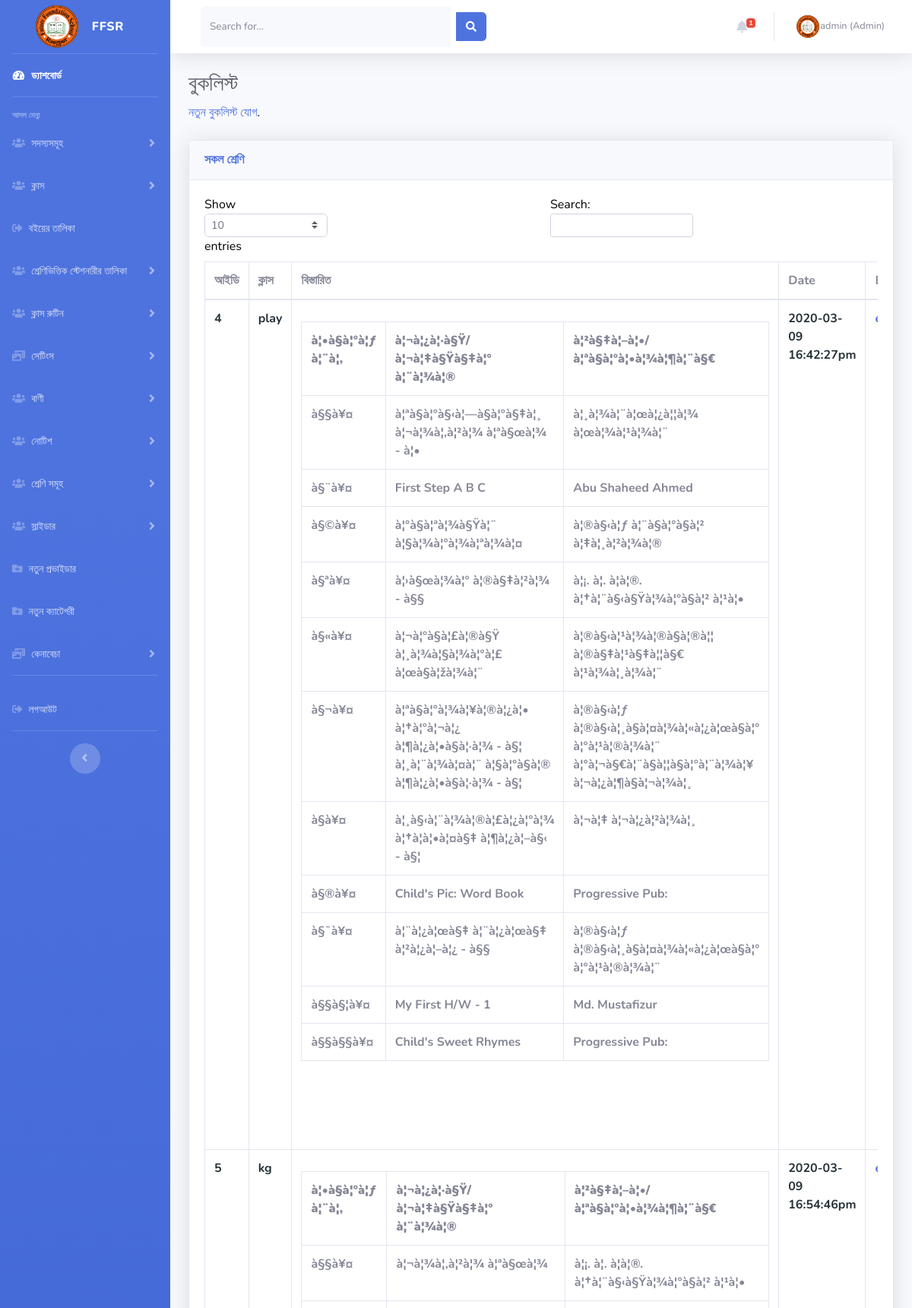
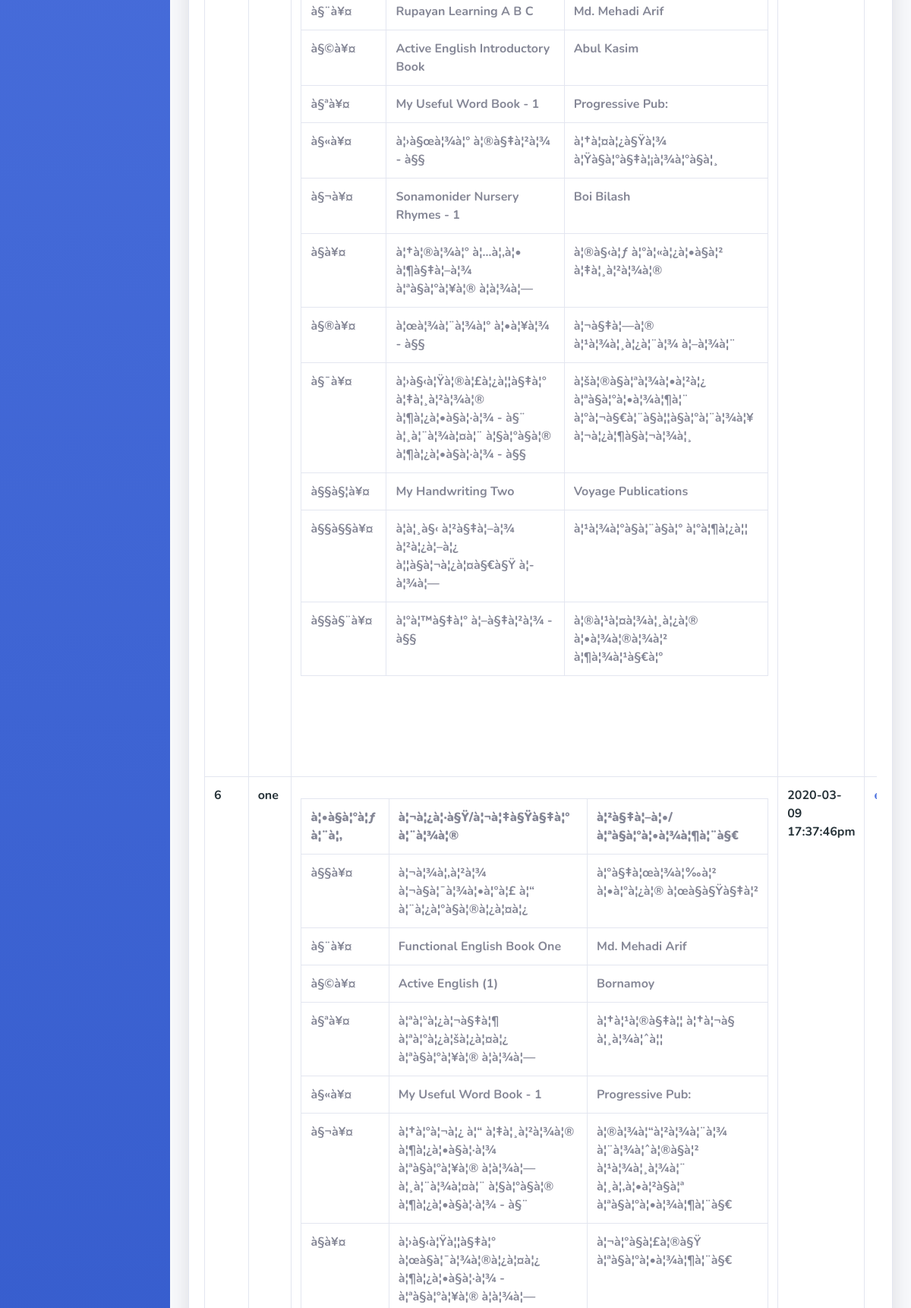
The app's page /admin/book_list.php (signed in, upper part) with its own data (2 pictures, top to bottom).
### tables this page shows
CREATE TABLE `booklist` (
  `id` int(255) NOT NULL,
  `books` text NOT NULL,
  `lebel` varchar(255) NOT NULL,
  `date` varchar(255) NOT NULL
);

### admin/book_list.php (the view, shortened to what this page needs)
<?php
    include ('header.inc.php');
?>
<div class="container-fluid">
  <h1 class="h3 mb-2 text-gray-800">বুকলিস্ট</h1>
  <p class="mb-4"><a target="_blank" href="add_book_list.php" data-toggle="modal" data-target="#AddBooklist">নতুন বুকলিস্ট যোগ</a>.</p>
  <div class="card shadow mb-4">
    <div class="card-header py-3">
      <h6 class="m-0 font-weight-bold text-primary">সকল শ্রেণি</h6>
    </div>
    <div class="card-body">
      <div class="table-responsive">
        <table class="table table-bordered" id="dataTable" width="100%" cellspacing="0">
          <thead>
            <tr>
              <th>আইডি</th>
              <th>ক্লাস</th>
              <th>বিস্তারিত</th>
              <th>Date</th>
              <th>Edit</th>
            </tr>
          </thead>
          <tbody>
  <?php
    $sql = $db->query("SELECT * FROM booklist ORDER BY id");
    $count = mysqli_num_rows($sql);
    if ($count == 0) {
        echo "no result!";
     }else{
      while ($row = mysqli_fetch_array($sql)) {
        $id = $row['id'];
        $lebel = $row['lebel'];
        $books = $row['books'];
        $date = $row['date'];
   ?>
            <tr style="color:#263238;font-weight:bold">
              <td><?php echo $id; ?></td>
              <td><?php echo $lebel; ?></td>
              <td><?php echo $books; ?></td>
              <td><?php echo $date; ?></td>
              <td><a href="#" data-toggle="modal" data-target="#ClassDetails<?php echo $id; ?>">edit</a>
            </td>
                    </tr>
                  </tbody>
                </table>
              </div>
            </div>
          </div>
        </div>
      </div>
    </div>
  </div>
<?php }} ?>
<?php
    include ('footer.inc.php');
?>

### records on screen
booklist: id "4", lebel "play", books "à¦•à§à¦°à¦ƒ à¦¨à¦‚ à¦¬à¦¿à¦·à§Ÿ/à¦¬à¦‡à§Ÿà§‡à¦° à¦¨à¦¾à¦® à¦²à§‡à¦–à¦•/à¦ªà§à¦°à¦•à¦¾à¦¶à¦¨à§€ à§§à¥¤ à¦ªà§à¦°à§‹à¦—à§à¦°à§‡à¦¸ à¦¬à¦¾à¦‚à¦²à¦¾ à¦ªà§œà¦¾ - à¦• à¦¸à¦¾à¦¨à¦œà¦¿à¦¦à¦¾ à¦œà¦¾à¦¹à¦¾à¦¨ à§¨à¥¤ First Step A B C Abu Shaheed Ahmed à§©à¥¤ à¦°à§à¦ªà¦¾à§Ÿà¦¨ à¦§à¦¾à¦°à¦¾à¦ªà¦¾à¦¤ à¦®à§‹à¦ƒ à¦¨à§à¦°à§à¦² à¦‡à¦¸à¦²à¦¾à¦® à§ªà¥¤ à¦›à§œà¦¾à¦° à¦®à§‡à¦²à¦¾ - à§§ à¦¡. à¦. à¦à¦®. à¦†à¦¨à§‹à§Ÿà¦¾à¦°à§à¦² à¦¹à¦• à§«à¥¤ à¦¬à¦°à§à¦£à¦®à§Ÿ à¦¸à¦¾à¦§à¦¾à¦°à¦£ à¦œà§à¦žà¦¾à¦¨ à¦®à§‹à¦¹à¦¾à¦®à§à¦®à¦¦ à¦®à§‡à¦¹à§‡à¦¦à§€ à¦¹à¦¾à¦¸à¦¾à¦¨ à§¬à¥¤ à¦ªà§à¦°à¦¾à¦¥à¦®à¦¿à¦• à¦†à¦°à¦¬à¦¿ à¦¶à¦¿à¦•à§à¦·à¦¾ - à§¦ à¦¸à¦¨à¦¾à¦¤à¦¨ à¦§à¦°à§à¦® à¦¶à¦¿à¦•à§à¦·à¦¾ - à§¦ à¦®à§‹à¦ƒ…", date "2020-03-09 16:42:27pm"
booklist: id "5", lebel "kg", books "à¦•à§à¦°à¦ƒ à¦¨à¦‚ à¦¬à¦¿à¦·à§Ÿ/à¦¬à¦‡à§Ÿà§‡à¦° à¦¨à¦¾à¦® à¦²à§‡à¦–à¦•/à¦ªà§à¦°à¦•à¦¾à¦¶à¦¨à§€ à§§à¥¤ à¦¬à¦¾à¦‚à¦²à¦¾ à¦ªà§œà¦¾ à¦¡. à¦. à¦à¦®. à¦†à¦¨à§‹à§Ÿà¦¾à¦°à§à¦² à¦¹à¦• à§¨à¥¤ Rupayan Learning A B C Md. Mehadi Arif à§©à¥¤ Active English Introductory Book Abul Kasim à§ªà¥¤ My Useful Word Book - 1 Progressive Pub: à§«à¥¤ à¦›à§œà¦¾à¦° à¦®à§‡à¦²à¦¾ - à§§ à¦†à¦¤à¦¿à§Ÿà¦¾ à¦Ÿà§à¦°à§‡à¦¡à¦¾à¦°à§à¦¸ à§¬à¥¤ Sonamonider Nursery Rhymes - 1 Boi Bilash à§­à¥¤ à¦†à¦®à¦¾à¦° à¦…à¦‚à¦• à¦¶à§‡à¦–à¦¾ à¦ªà§à¦°à¦¥à¦® à¦­à¦¾à¦— à¦®à§‹à¦ƒ à¦°à¦«à¦¿à¦•à§à¦² à¦‡à¦¸à¦²à¦¾à¦® à§®à¥¤ à¦œà¦¾à¦¨à¦¾à¦° à¦•à¦¥à¦¾ - à§§ à¦¬à§‡à¦—à¦® à¦¹à¦¾à¦¸à¦¿à¦¨à¦¾ à¦–à¦¾à¦¨ à§¯à¥¤ à¦›à§‹à¦Ÿà¦®à¦£à¦¿à¦¦à§‡à¦°…", date "2020-03-09 16:54:46pm"
booklist: id "6", lebel "one", books "à¦•à§à¦°à¦ƒ à¦¨à¦‚ à¦¬à¦¿à¦·à§Ÿ/à¦¬à¦‡à§Ÿà§‡à¦° à¦¨à¦¾à¦® à¦²à§‡à¦–à¦•/à¦ªà§à¦°à¦•à¦¾à¦¶à¦¨à§€ à§§à¥¤ à¦¬à¦¾à¦‚à¦²à¦¾ à¦¬à§à¦¯à¦¾à¦•à¦°à¦£ à¦“ à¦¨à¦¿à¦°à§à¦®à¦¿à¦¤à¦¿ à¦°à§‡à¦œà¦¾à¦‰à¦² à¦•à¦°à¦¿à¦® à¦œà§à§Ÿà§‡à¦² à§¨à¥¤ Functional English Book One Md. Mehadi Arif à§©à¥¤ Active English (1) Bornamoy à§ªà¥¤ à¦ªà¦°à¦¿à¦¬à§‡à¦¶ à¦ªà¦°à¦¿à¦šà¦¿à¦¤à¦¿ à¦ªà§à¦°à¦¥à¦® à¦­à¦¾à¦— à¦†à¦¹à¦®à§‡à¦¦ à¦†à¦¬à§ à¦¸à¦¾à¦ˆà¦¦ à§«à¥¤ My Useful Word Book - 1 Progressive Pub: à§¬à¥¤ à¦†à¦°à¦¬à¦¿ à¦“ à¦‡à¦¸à¦²à¦¾à¦® à¦¶à¦¿à¦•à§à¦·à¦¾ à¦ªà§à¦°à¦¥à¦® à¦­à¦¾à¦— à¦¸à¦¨à¦¾à¦¤à¦¨ à¦§à¦°à§à¦® à¦¶à¦¿à¦•à§à¦·à¦¾ - à§¨ à¦®à¦¾à¦“à¦²à¦¾à¦¨à¦¾ à¦¨à¦¾à¦ˆà¦®à§à¦² à¦¹à¦¾à¦¸à¦¾à¦¨ à¦¸à¦‚à¦•à¦²à§à¦ª…", date "2020-03-09 17:37:46pm"

### other values on screen
$_SESSION['user']['username'] "admin"
$_SESSION['user']['user_type'] "Admin"
